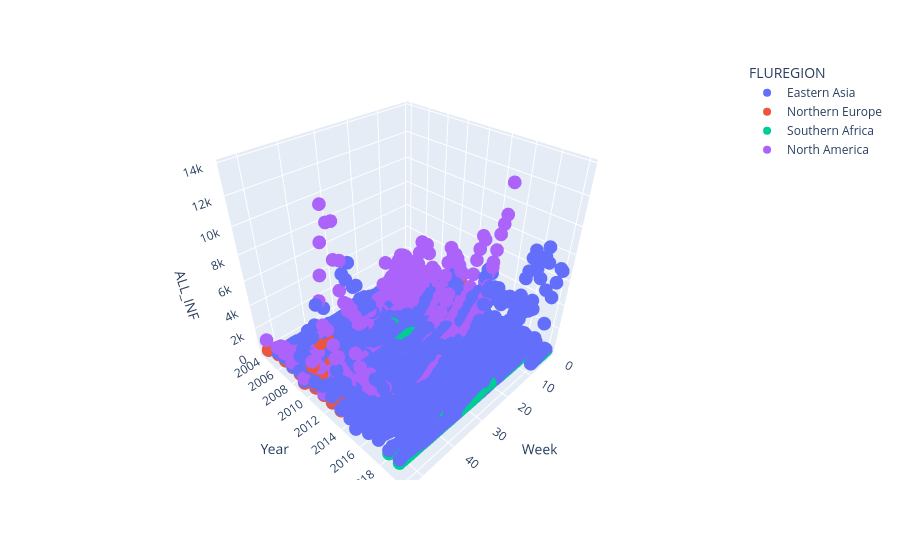

This figure's notebook cell:
### Code cell
# px.scatter_3d(
#     regions, x = 'Week', y = 'Year', z = 'ALL_INF', color = 'FLUREGION'
# ).write_html('3DPLOT.html')

px.scatter_3d(regions, x = 'Week', y = 'Year', z = 'ALL_INF', color = 'FLUREGION')

### Figure 1 — Plotly figure (JSON) as saved in the notebook; plotly's stock layout.template omitted (floating-point values rounded to 4 significant figures; data arrays with more than 128 entries replaced by an {"elided": "..."} marker saying what was removed)
{"data": [{"hovertemplate": "FLUREGION=Eastern Asia<br>Week=%{x}<br>Year=%{y}<br>ALL_INF=%{z}<extra></extra>", "legendgroup": "Eastern Asia", "marker": {"color": "#636efa", "symbol": "circle"}, "mode": "markers", "name": "Eastern Asia", "scene": "scene", "showlegend": true, "type": "scatter3d", "x": {"elided": "2065 int values"}, "y": {"elided": "2065 int values"}, "z": {"elided": "2065 int values"}}, {"hovertemplate": "FLUREGION=Northern Europe<br>Week=%{x}<br>Year=%{y}<br>ALL_INF=%{z}<extra></extra>", "legendgroup": "Northern Europe", "marker": {"color": "#EF553B", "symbol": "circle"}, "mode": "markers", "name": "Northern Europe", "scene": "scene", "showlegend": true, "type": "scatter3d", "x": {"elided": "3000 int values"}, "y": {"elided": "3000 int values"}, "z": {"elided": "3000 int values"}}, {"hovertemplate": "FLUREGION=Southern Africa<br>Week=%{x}<br>Year=%{y}<br>ALL_INF=%{z}<extra></extra>", "legendgroup": "Southern Africa", "marker": {"color": "#00cc96", "symbol": "circle"}, "mode": "markers", "name": "Southern Africa", "scene": "scene", "showlegend": true, "type": "scatter3d", "x": {"elided": "617 int values"}, "y": {"elided": "617 int values"}, "z": {"elided": "617 int values"}}, {"hovertemplate": "FLUREGION=North America<br>Week=%{x}<br>Year=%{y}<br>ALL_INF=%{z}<extra></extra>", "legendgroup": "North America", "marker": {"color": "#ab63fa", "symbol": "circle"}, "mode": "markers", "name": "North America", "scene": "scene", "showlegend": true, "type": "scatter3d", "x": {"elided": "546 int values"}, "y": {"elided": "546 int values"}, "z": {"elided": "546 int values"}}], "layout": {"legend": {"title": {"text": "FLUREGION"}, "tracegroupgap": 0}, "margin": {"t": 60}, "scene": {"domain": {"x": [0, 1], "y": [0, 1]}, "xaxis": {"title": {"text": "Week"}}, "yaxis": {"title": {"text": "Year"}}, "zaxis": {"title": {"text": "ALL_INF"}}}}}
